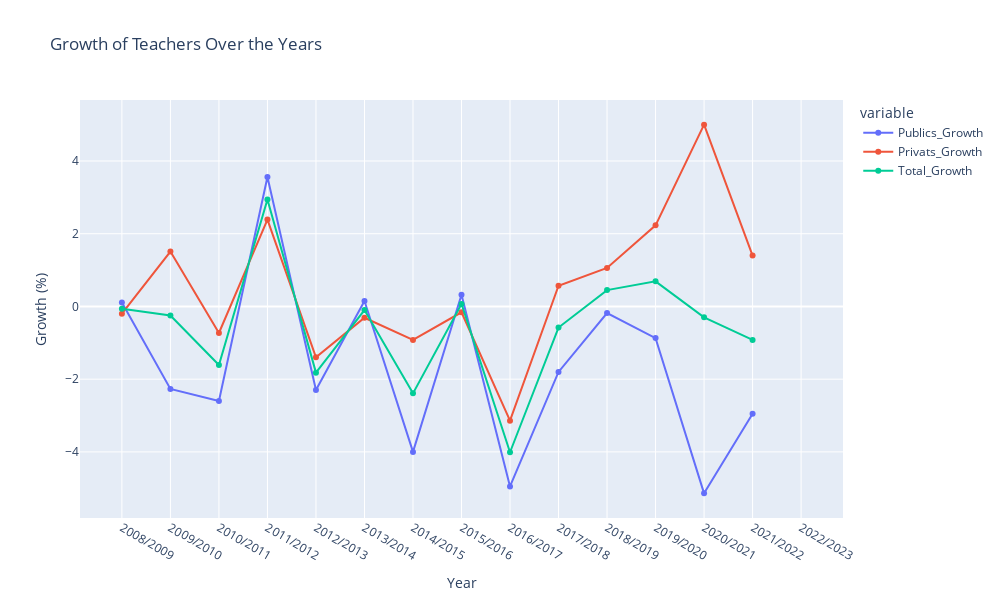

The code cell stored with this chart in its notebook:
### Markdown cell above
## Detailed Breakdown of Visualizations:

1.	Year-on-Year Growth:
    -	We calculate the percentage growth of public, private, and total professors for each year. This will show how each category has changed in terms of growth rate.
    -	Plot: Line plot showing the growth percentage over the years.

### Code cell
# Plotting 1: Year-on-Year Growth
fig1 = px.line(teachers,
              x="Curs",
              y=["Publics_Growth", "Privats_Growth", "Total_Growth"],
              markers=True,
              title="Growth of Teachers Over the Years",
               labels={"Publics_Growth": "Public Teachers Growth (%)",
                      "Privats_Growth": "Private Teachers Growth (%)",
                      "Total_Growth": "Total Growth (%)"},
              category_orders={'Curs': sorted_years})  # Sort x-axis in ascending order)

fig1.update_layout(
    xaxis_title="Year",
    yaxis_title="Growth (%)",
    width=1000,
    height=600
)

# Show the plot
fig1.show()

### Figure 1 — Plotly figure (JSON) as saved in the notebook; plotly's stock layout.template omitted (floating-point values rounded to 4 significant figures)
{"data": [{"hovertemplate": "variable=Publics_Growth<br>Curs=%{x}<br>value=%{y}<extra></extra>", "legendgroup": "Publics_Growth", "line": {"color": "#636efa", "dash": "solid"}, "marker": {"symbol": "circle"}, "mode": "lines+markers", "name": "Publics_Growth", "orientation": "v", "showlegend": true, "type": "scatter", "x": ["2022/2023", "2021/2022", "2020/2021", "2019/2020", "2018/2019", "2017/2018", "2016/2017", "2015/2016", "2014/2015", "2013/2014", "2012/2013", "2011/2012", "2010/2011", "2009/2010", "2008/2009"], "xaxis": "x", "y": [null, -2.95, -5.14, -0.87, -0.18, -1.8, -4.95, 0.32, -4, 0.15, -2.3, 3.56, -2.6, -2.27, 0.11], "yaxis": "y"}, {"hovertemplate": "variable=Privats_Growth<br>Curs=%{x}<br>value=%{y}<extra></extra>", "legendgroup": "Privats_Growth", "line": {"color": "#EF553B", "dash": "solid"}, "marker": {"symbol": "circle"}, "mode": "lines+markers", "name": "Privats_Growth", "orientation": "v", "showlegend": true, "type": "scatter", "x": ["2022/2023", "2021/2022", "2020/2021", "2019/2020", "2018/2019", "2017/2018", "2016/2017", "2015/2016", "2014/2015", "2013/2014", "2012/2013", "2011/2012", "2010/2011", "2009/2010", "2008/2009"], "xaxis": "x", "y": [null, 1.4, 5, 2.23, 1.06, 0.57, -3.14, -0.16, -0.92, -0.31, -1.4, 2.39, -0.73, 1.51, -0.2], "yaxis": "y"}, {"hovertemplate": "variable=Total_Growth<br>Curs=%{x}<br>value=%{y}<extra></extra>", "legendgroup": "Total_Growth", "line": {"color": "#00cc96", "dash": "solid"}, "marker": {"symbol": "circle"}, "mode": "lines+markers", "name": "Total_Growth", "orientation": "v", "showlegend": true, "type": "scatter", "x": ["2022/2023", "2021/2022", "2020/2021", "2019/2020", "2018/2019", "2017/2018", "2016/2017", "2015/2016", "2014/2015", "2013/2014", "2012/2013", "2011/2012", "2010/2011", "2009/2010", "2008/2009"], "xaxis": "x", "y": [null, -0.92, -0.3, 0.69, 0.45, -0.58, -4.01, 0.07, -2.39, -0.1, -1.82, 2.94, -1.61, -0.25, -0.06], "yaxis": "y"}], "layout": {"height": 600, "legend": {"title": {"text": "variable"}, "tracegroupgap": 0}, "title": {"text": "Growth of Teachers Over the Years"}, "width": 1000, "xaxis": {"anchor": "y", "autorange": true, "categoryarray": ["2008/2009", "2009/2010", "2010/2011", "2011/2012", "2012/2013", "2013/2014", "2014/2015", "2015/2016", "2016/2017", "2017/2018", "2018/2019", "2019/2020", "2020/2021", "2021/2022", "2022/2023"], "categoryorder": "array", "domain": [0, 1], "range": [-0.8646, 14.86], "title": {"text": "Year"}, "type": "category"}, "yaxis": {"anchor": "x", "autorange": true, "domain": [0, 1], "range": [-5.819, 5.679], "title": {"text": "Growth (%)"}, "type": "linear"}}}
